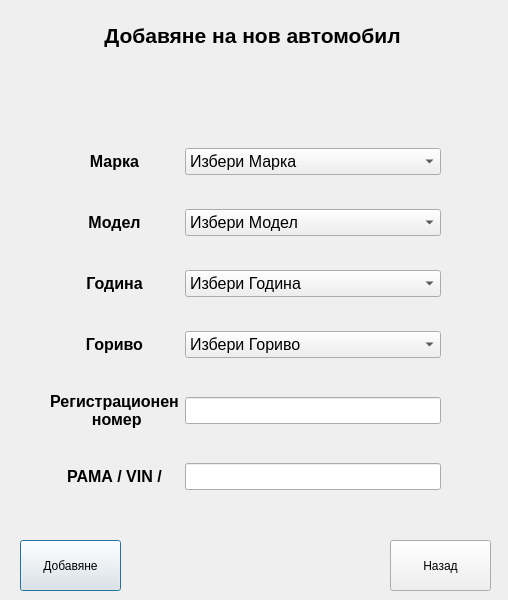
<?xml version="1.0" encoding="UTF-8"?>
<ui version="4.0">
 <class>NewAuto</class>
 <widget class="QDialog" name="NewAuto">
  <property name="geometry">
   <rect>
    <x>0</x>
    <y>0</y>
    <width>508</width>
    <height>600</height>
   </rect>
  </property>
  <property name="windowTitle">
   <string>Dialog</string>
  </property>
  <widget class="QPushButton" name="Button_AddNewAuto">
   <property name="geometry">
    <rect>
     <x>20</x>
     <y>540</y>
     <width>101</width>
     <height>51</height>
    </rect>
   </property>
   <property name="text">
    <string>Добавяне</string>
   </property>
  </widget>
  <widget class="QPushButton" name="Button_CancelNewAuto">
   <property name="geometry">
    <rect>
     <x>390</x>
     <y>540</y>
     <width>101</width>
     <height>51</height>
    </rect>
   </property>
   <property name="text">
    <string>Назад</string>
   </property>
  </widget>
  <widget class="QLabel" name="Label_NewAuto_Form">
   <property name="geometry">
    <rect>
     <x>77</x>
     <y>10</y>
     <width>351</width>
     <height>51</height>
    </rect>
   </property>
   <property name="font">
    <font>
     <pointsize>16</pointsize>
     <weight>75</weight>
     <bold>true</bold>
    </font>
   </property>
   <property name="text">
    <string>Добавяне на нов автомобил</string>
   </property>
   <property name="alignment">
    <set>Qt::AlignCenter</set>
   </property>
  </widget>
  <widget class="QWidget" name="layoutWidget">
   <property name="geometry">
    <rect>
     <x>50</x>
     <y>120</y>
     <width>391</width>
     <height>402</height>
    </rect>
   </property>
   <property name="font">
    <font>
     <pointsize>12</pointsize>
    </font>
   </property>
   <layout class="QGridLayout" name="gridLayout">
    <item row="2" column="1">
     <widget class="QComboBox" name="Combo_NewAuto_Year">
      <item>
       <property name="text">
        <string>Избери Година</string>
       </property>
      </item>
      <item>
       <property name="text">
        <string>2018</string>
       </property>
      </item>
      <item>
       <property name="text">
        <string>2017</string>
       </property>
      </item>
      <item>
       <property name="text">
        <string>2016</string>
       </property>
      </item>
      <item>
       <property name="text">
        <string>2015</string>
       </property>
      </item>
      <item>
       <property name="text">
        <string>2014</string>
       </property>
      </item>
      <item>
       <property name="text">
        <string>2013</string>
       </property>
      </item>
      <item>
       <property name="text">
        <string>2012</string>
       </property>
      </item>
      <item>
       <property name="text">
        <string>2011</string>
       </property>
      </item>
      <item>
       <property name="text">
        <string>2010</string>
       </property>
      </item>
      <item>
       <property name="text">
        <string>2009</string>
       </property>
      </item>
      <item>
       <property name="text">
        <string>2008</string>
       </property>
      </item>
      <item>
       <property name="text">
        <string>2007</string>
       </property>
      </item>
      <item>
       <property name="text">
        <string>2006</string>
       </property>
      </item>
      <item>
       <property name="text">
        <string>2005</string>
       </property>
      </item>
      <item>
       <property name="text">
        <string>2004</string>
       </property>
      </item>
      <item>
       <property name="text">
        <string>2003</string>
       </property>
      </item>
      <item>
       <property name="text">
        <string>2002</string>
       </property>
      </item>
      <item>
       <property name="text">
        <string>2001</string>
       </property>
      </item>
      <item>
       <property name="text">
        <string>2000</string>
       </property>
      </item>
      <item>
       <property name="text">
        <string>1999</string>
       </property>
      </item>
      <item>
       <property name="text">
        <string>1998</string>
       </property>
      </item>
      <item>
       <property name="text">
        <string>1997</string>
       </property>
      </item>
      <item>
       <property name="text">
        <string>1996</string>
       </property>
      </item>
      <item>
       <property name="text">
        <string>1995</string>
       </property>
      </item>
      <item>
       <property name="text">
        <string>1994</string>
       </property>
      </item>
      <item>
       <property name="text">
        <string>1993</string>
       </property>
      </item>
      <item>
       <property name="text">
        <string>1992</string>
       </property>
      </item>
      <item>
       <property name="text">
        <string>1991</string>
       </property>
      </item>
      <item>
       <property name="text">
        <string>1990</string>
       </property>
      </item>
      <item>
       <property name="text">
        <string>1989</string>
       </property>
      </item>
      <item>
       <property name="text">
        <string>1988</string>
       </property>
      </item>
      <item>
       <property name="text">
        <string>1987</string>
       </property>
      </item>
      <item>
       <property name="text">
        <string>1986</string>
       </property>
      </item>
      <item>
       <property name="text">
        <string>1985</string>
       </property>
      </item>
     </widget>
    </item>
    <item row="3" column="0">
     <widget class="QLabel" name="L_NewAuto_Fuel">
      <property name="font">
       <font>
        <pointsize>12</pointsize>
        <weight>75</weight>
        <bold>true</bold>
       </font>
      </property>
      <property name="text">
       <string>Гориво</string>
      </property>
      <property name="alignment">
       <set>Qt::AlignCenter</set>
      </property>
     </widget>
    </item>
    <item row="4" column="0">
     <widget class="QLabel" name="L_NewAuto_RegNumber">
      <property name="font">
       <font>
        <pointsize>12</pointsize>
        <weight>75</weight>
        <bold>true</bold>
       </font>
      </property>
      <property name="text">
       <string>Регистрационен 
 номер</string>
      </property>
      <property name="alignment">
       <set>Qt::AlignCenter</set>
      </property>
     </widget>
    </item>
    <item row="1" column="0">
     <widget class="QLabel" name="L_NewAuto_Model">
      <property name="font">
       <font>
        <pointsize>12</pointsize>
        <weight>75</weight>
        <bold>true</bold>
       </font>
      </property>
      <property name="text">
       <string>Модел</string>
      </property>
      <property name="alignment">
       <set>Qt::AlignCenter</set>
      </property>
     </widget>
    </item>
    <item row="4" column="1">
     <widget class="QLineEdit" name="LText_NewAutoRegNumber"/>
    </item>
    <item row="3" column="1">
     <widget class="QComboBox" name="Combo_NewAuto_Fuel">
      <item>
       <property name="text">
        <string>Избери Гориво</string>
       </property>
      </item>
      <item>
       <property name="text">
        <string>Бензин</string>
       </property>
      </item>
      <item>
       <property name="text">
        <string>Дизел</string>
       </property>
      </item>
      <item>
       <property name="text">
        <string>Газ/Бензин</string>
       </property>
      </item>
      <item>
       <property name="text">
        <string>Метан/Бензин</string>
       </property>
      </item>
      <item>
       <property name="text">
        <string>Хибрид</string>
       </property>
      </item>
      <item>
       <property name="text">
        <string>Електрически</string>
       </property>
      </item>
     </widget>
    </item>
    <item row="0" column="0">
     <widget class="QLabel" name="L_NewAuto_Marka">
      <property name="font">
       <font>
        <pointsize>12</pointsize>
        <weight>75</weight>
        <bold>true</bold>
       </font>
      </property>
      <property name="text">
       <string>Марка</string>
      </property>
      <property name="alignment">
       <set>Qt::AlignCenter</set>
      </property>
     </widget>
    </item>
    <item row="0" column="1">
     <widget class="QComboBox" name="Combo_NewAuto_Marka">
      <item>
       <property name="text">
        <string>Избери Марка </string>
       </property>
      </item>
     </widget>
    </item>
    <item row="1" column="1">
     <widget class="QComboBox" name="Combo_NewAuto_Model">
      <item>
       <property name="text">
        <string>Избери Модел</string>
       </property>
      </item>
     </widget>
    </item>
    <item row="2" column="0">
     <widget class="QLabel" name="L_NewAuto_Year">
      <property name="font">
       <font>
        <pointsize>12</pointsize>
        <weight>75</weight>
        <bold>true</bold>
       </font>
      </property>
      <property name="text">
       <string>Година</string>
      </property>
      <property name="alignment">
       <set>Qt::AlignCenter</set>
      </property>
     </widget>
    </item>
    <item row="5" column="0">
     <widget class="QLabel" name="L_NewAuto_VIN">
      <property name="font">
       <font>
        <pointsize>12</pointsize>
        <weight>75</weight>
        <bold>true</bold>
       </font>
      </property>
      <property name="text">
       <string>РАМА / VIN /</string>
      </property>
      <property name="alignment">
       <set>Qt::AlignCenter</set>
      </property>
     </widget>
    </item>
    <item row="5" column="1">
     <widget class="QLineEdit" name="LText_NewAutoVIN"/>
    </item>
   </layout>
  </widget>
 </widget>
 <resources/>
 <connections/>
</ui>
